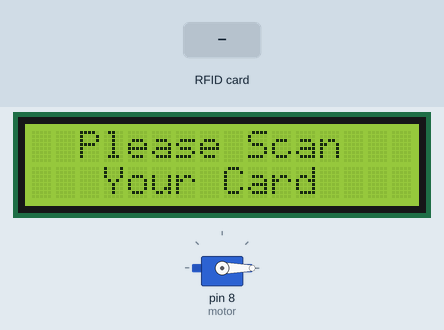
Simulated run of this sketch. Board: Arduino Uno, built with avr-gcc and run on an emulated ATmega328P. On the bench: 16×2 character LCD, servo. Inputs (shaded band) come from the test bench. What the sketch prints to the serial monitor is not drawn.

Above: at 1.3 s.
1.4 s: RFID card 5E 7A 19 C4 held to the reader
At 2.2 s:
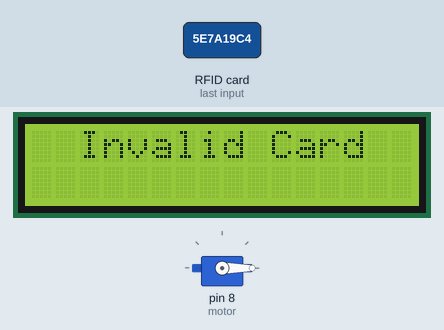
At 3.7 s:
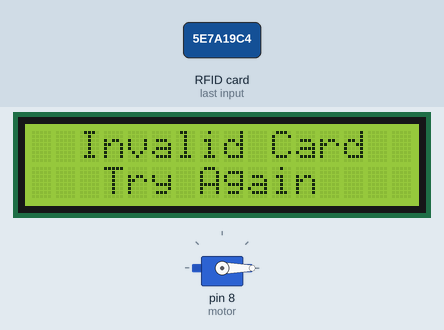
Timing chart, 0 to 5.2 s (numbered marks = the images above; inputs shaded):
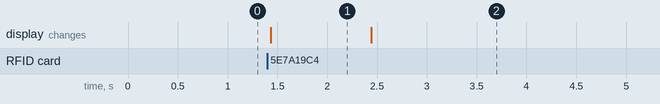

Measured:
- after the input at 1.4 s, the display: changes at once (image 1)
- what the display in image 1 shows lasts 1.0 s, from 1.4 s to 2.4 s

The sketch:

Auto_Door_Lock_System.ino
```cpp
/*
 Project Name  : AUTOMATIC DOOR LOCK SYSTEM WITH RFID CARD READER
 Revision Date : 20.12.2020
 Author        : Remzi Erden
 // ---------------------------------------------------------------------------------------------------------------------------------------------
 Purpose       : To implement an automatic door lock system, which is critical in protecting your home and workplace against risks such as theft,
                 and to ensure that only people with access can open the door.
 // ---------------------------------------------------------------------------------------------------------------------------------------------
 System Input  :
                 1)RFID Card Reader: To have the card read.
 System Output :
                 1)Servo Motor     : To make the door open.
                 2)LCD Display     : To make the system more understandable.
 // ---------------------------------------------------------------------------------------------------------------------------------------------
 System Work   : The card reading process is performed by the RFID card reader, if the card with the defined ID is scanned, the servo motor operates
                 and the door opens and the green LED lights up at the same time, when a card that does not have the defined ID is scanned, the red
                 LED lights up and the door doesn't open.
 // ---------------------------------------------------------------------------------------------------------------------------------------------
 */

 // DEFINITIONS
#include <Servo.h>                   // Servo motor library added.
#include <MFRC522.h>                 // Libraries required for the RFID module has been added.
#include <SPI.h>
#include <Wire.h>                    // Libraries required for the LCD display were added.
#include <LiquidCrystal_I2C.h>

LiquidCrystal_I2C screen(0x27,16,2); // Screen type and size are defined.
MFRC522 rfid(10,9);                  // RFID module reset (9) sda (10) connection has been defined.
Servo motor;                         // The servo motor is named.

int period = 3000;                   // Duration is defined.

byte ID[4]={58,208,152,25};          // Valid card ID defined.
// ---------------------------------------------------------------------------------------------------------------------------------------------

// SETUP CODE AREA
void setup()
{
  screen.init();                     // The screen has been included.
  screen.backlight();                // The screen backlight is turned on.
  screen.setCursor(2,0);             // Display row and column number has been defined.
  screen.print("Please Scan");       // Text has been written in the defined row and column on the screen.
  screen.setCursor(3,1);             // Display row and column number has been defined.
  screen.print("Your Card");         // Text has been written in the defined row and column on the screen.
  Serial.begin(9600);                // Serial communication started.
  SPI.begin();                       // SPI communication started.
  rfid.PCD_Init();                   // RFID is started.
  motor.attach(8);                   // The pin to which the servo motor is connected has been defined.
  motor.write(0);                    // The motor was started at 0 degrees.
}
//---------------------------------------------------------------------------------------------------------------------------------------------

// MAIN CODE AREA
void loop()
{
  if(rfid.PICC_IsNewCardPresent())              // Has the card been scanned?
  {

    if(rfid.PICC_ReadCardSerial())              // Scanning the card.
    {

      Serial.print("Valid card ID: ");          // The ID of the card that was scanned was printed on the serial screen.
      Serial.print(rfid.uid.uidByte[0]);
      Serial.print(",");
      Serial.print(rfid.uid.uidByte[1]);
      Serial.print(",");
      Serial.print(rfid.uid.uidByte[2]);
      Serial.print(",");
      Serial.println(rfid.uid.uidByte[3]);

      if(rfid.uid.uidByte[0]==ID[0]&&          // The ID of the card read is compared with the ID registered in the system.
      rfid.uid.uidByte[1]==ID[1]&&
      rfid.uid.uidByte[2]==ID[2]&&
      rfid.uid.uidByte[3]==ID[3])
      {
      Serial.println("Door opened");           // If the scanned card is registered in the system, respectively
      motor.write(90);                         // Door opened.
      digitalWrite(2, HIGH);                   // The green led lights up.
      screen.clear();                          // The writings on the screen have been deleted.
      screen.setCursor(4,0);                   // Display row and column number has been defined.
      screen.print("WELCOME");                 // Text was written on the screen.
      delay(period);                           // The open time of the door has been specified.
      digitalWrite(2, LOW);                    // The led is off.
      motor.write(0);                          // The door is closed.
      setup();                                 // Returned to void setup function, to reset the purpose screen information.
      }


      else                                     // If the scanned card ID is not registered in the system, respectively
      {
      Serial.println("Undefined card");        // Undefined card is printed on serial screen.
      digitalWrite(3, HIGH);                   // The red led lights up.
      screen.clear();                          // The writings on the screen have been deleted.
      screen.setCursor(2,0);                   // Display row and column number has been defined.
      screen.print("Invalid Card");            // It is written that the card is invalid on the lcd screen.
      delay(1000);                             // The time has been added for the next post.
      screen.setCursor(3,1);                   // Display row and column number has been defined.
      screen.print("Try Again");               // Text was written on the screen.
      delay(period);                           // The duration of the text on the screen has been determined.
      setup();                                 // Returned to void setup function, to reset the purpose screen information.
      digitalWrite(3, LOW);                    // The led is off.
      }
    }
  }
    rfid.PICC_HaltA();                        // RFID communication was terminated.
  }
 // ------------------------------------------------------------------------------------------------------------------------------------------
```
